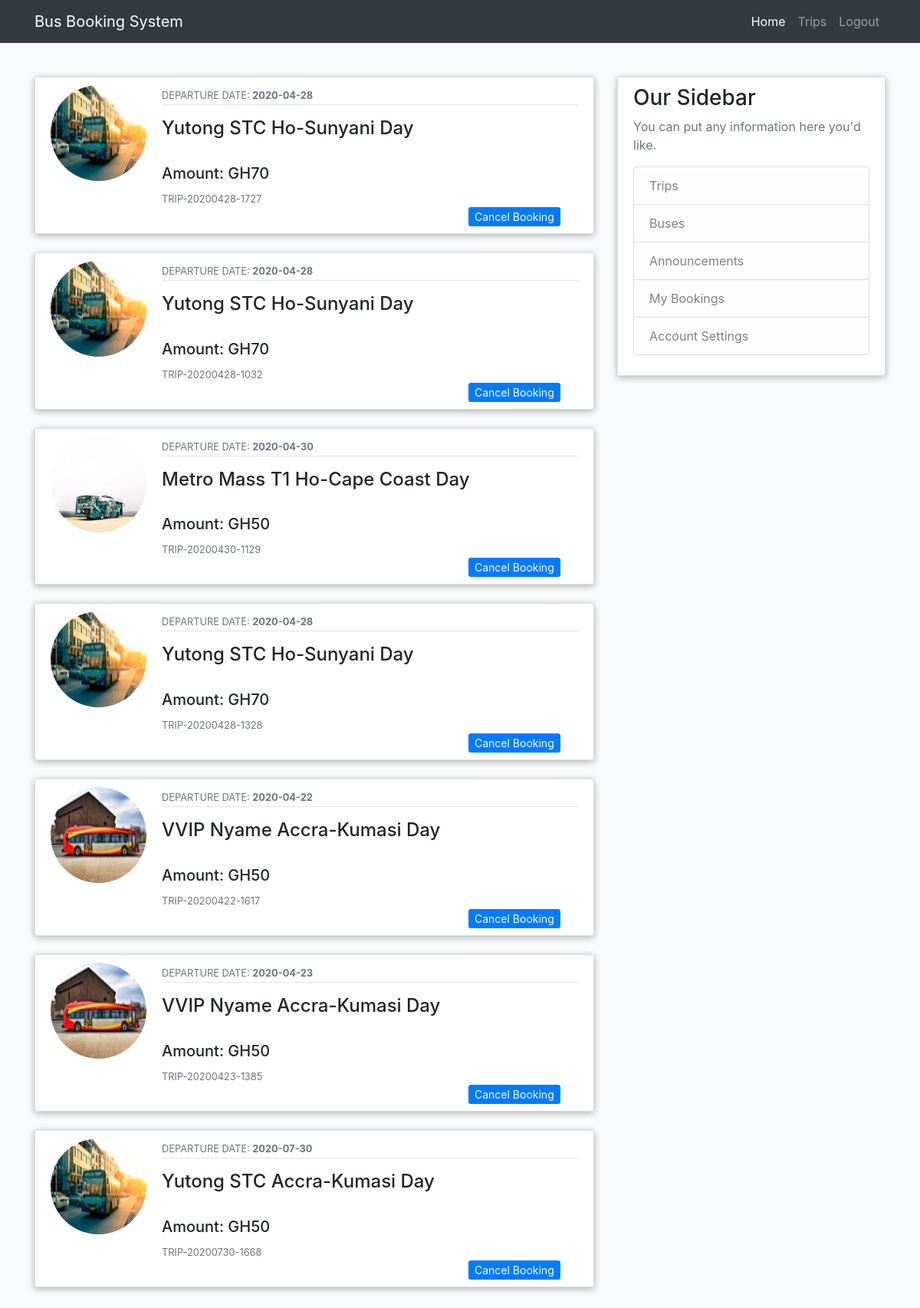
Page /mybookings-2 (signed in) on the committed database.
### bbs/models.py (models this page shows, shortened)
class Booking(db.Model):
    id = db.Column(db.Integer, primary_key=True)
    ticket_number = db.Column(db.String(60), nullable=False)
    customer_id = db.Column(db.Integer, db.ForeignKey('user.id'),nullable=False)
    seat_id = db.Column(db.Integer, db.ForeignKey('seats.id'),nullable=False)
    bus_id = db.Column(db.Integer, db.ForeignKey('buses.id'),nullable=False)
    route_id = db.Column(db.Integer, db.ForeignKey('route.id'),nullable=False)
    phone = db.Column(db.Integer(), nullable=False)
    date_booked = db.Column(db.String(120), nullable=False,default=now.strftime('%Y-%m-%d'))
    email = db.Column(db.String(120), nullable=False)
    date = db.Column(db.DateTime, nullable=False)
    time = db.Column(db.String(60), nullable=False)

class Buses(db.Model):
    id = db.Column(db.Integer, primary_key=True)
    name = db.Column(db.String(60), unique=True, nullable=False)
    number = db.Column(db.String(20), unique=True, nullable=False)
    description = db.Column(db.String(200), nullable=False)
    image_file = db.Column(db.String(60), nullable=False,default='default_bus.jpg')
    bookings = db.relationship('Booking', backref='bus')
    availability = db.relationship('Availability', backref='bus')

class Route(db.Model):
    id = db.Column(db.Integer, primary_key=True)
    name = db.Column(db.String(60), nullable=False)
    time = db.Column(db.String(60), nullable=False)
    amount = db.Column(db.Integer(), nullable=False)
    availability = db.relationship('Availability', backref='route')
    booking = db.relationship('Booking', backref='route')

### bbs/users/routes.py (the view)
@users.route('/mybookings-<int:user_id>',)
def mybookings(user_id):
    if not  current_user.is_authenticated:
        abort(403)
    else:
         mybookings = db.session.query(Booking).filter(Booking.customer_id==user_id).order_by(Booking.date_booked.asc())
    return render_template('/users/mybookings.html',mybookings=mybookings)

### bbs/templates/users/mybookings.html (shortened to what this page needs)
{% extends "layout.html"%} {% block content%}
{% for booking in mybookings%}
<article class="media content-section mt-4 mb-2">
  <img
    class="rounded-circle account-img"
    src="{{url_for('static',filename='img/'+ booking.bus.image_file)}}"
  />
  <div class="media-body">
    <div class="article-metadata">
      <small class="text-muted"
        >DEPARTURE DATE:
        <strong>{{ booking.date.strftime('%Y-%m-%d') }}</strong></small
      >
    </div>
    <h4 class="mt-3 mb-2 m-h4">
      {{booking.bus.name}} {{booking.route.name}} {{booking.time}}
    </h4>
    <div class="">
      <h5 class="article-content text-left m-h5">
        Amount: GH{{ booking.route.amount }}
      </h5>
      <small class="text-muted">{{ booking.ticket_number }}</small>
    </div>
    <div class="book-btn">
      <a
        class="btn-sm btn-primary"
        href="{{url_for('users.cancel_booking',book_id=booking.id)}}"
        >Cancel Booking</a
      >
    </div>
  </div>
</article>
{% endfor %} {% endblock content%}

### bbs/static/main.css (style rules this page uses)
* { box-sizing: border-box; }
body { background-color: #f9fafb; }
.content-section { background: #ffffff; padding: 10px 20px; border: 1px solid #dddddd; border-radius: 3px; box-shadow: 0px 2px 10px rgba(0, 0, 0, 0.3); }
.article-content { white-space: pre-line; }
.article-metadata { padding-bottom: 1px; margin-bottom: 4px; border-bottom: 1px solid #e3e3e3; }
.account-img { height: 125px; width: 125px; margin-right: 20px; margin-bottom: 16px; }
.book-btn { margin-left: 400px; }

### rows in the picture
Booking: image_file (picture), date "2020-04-28", bus.name "Yutong STC", route.name "Ho-Sunyani", time "Day", route.amount "70", ticket_number "TRIP-20200428-1727"
Booking: image_file (picture), date "2020-04-28", bus.name "Yutong STC", route.name "Ho-Sunyani", time "Day", route.amount "70", ticket_number "TRIP-20200428-1032"
Booking: image_file (picture), date "2020-04-30", bus.name "Metro Mass T1", route.name "Ho-Cape Coast", time "Day", route.amount "50", ticket_number "TRIP-20200430-1129"
Booking: image_file (picture), date "2020-04-28", bus.name "Yutong STC", route.name "Ho-Sunyani", time "Day", route.amount "70", ticket_number "TRIP-20200428-1328"
Booking: image_file (picture), date "2020-04-22", bus.name "VVIP Nyame", route.name "Accra-Kumasi", time "Day", route.amount "50", ticket_number "TRIP-20200422-1617"
Booking: image_file (picture), date "2020-04-23", bus.name "VVIP Nyame", route.name "Accra-Kumasi", time "Day", route.amount "50", ticket_number "TRIP-20200423-1385"
Booking: image_file (picture), date "2020-07-30", bus.name "Yutong STC", route.name "Accra-Kumasi", time "Day", route.amount "50", ticket_number "TRIP-20200730-1668"
